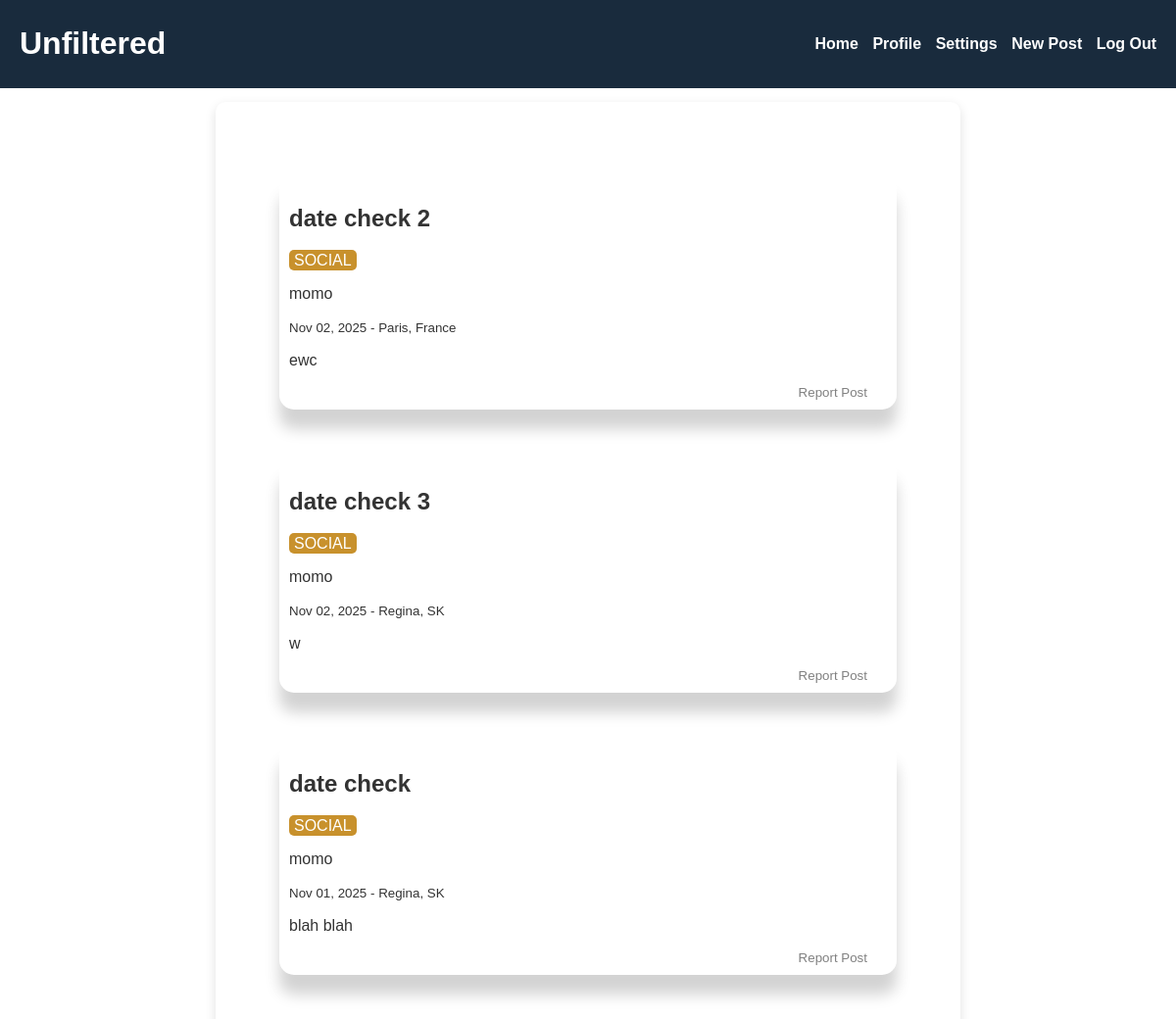
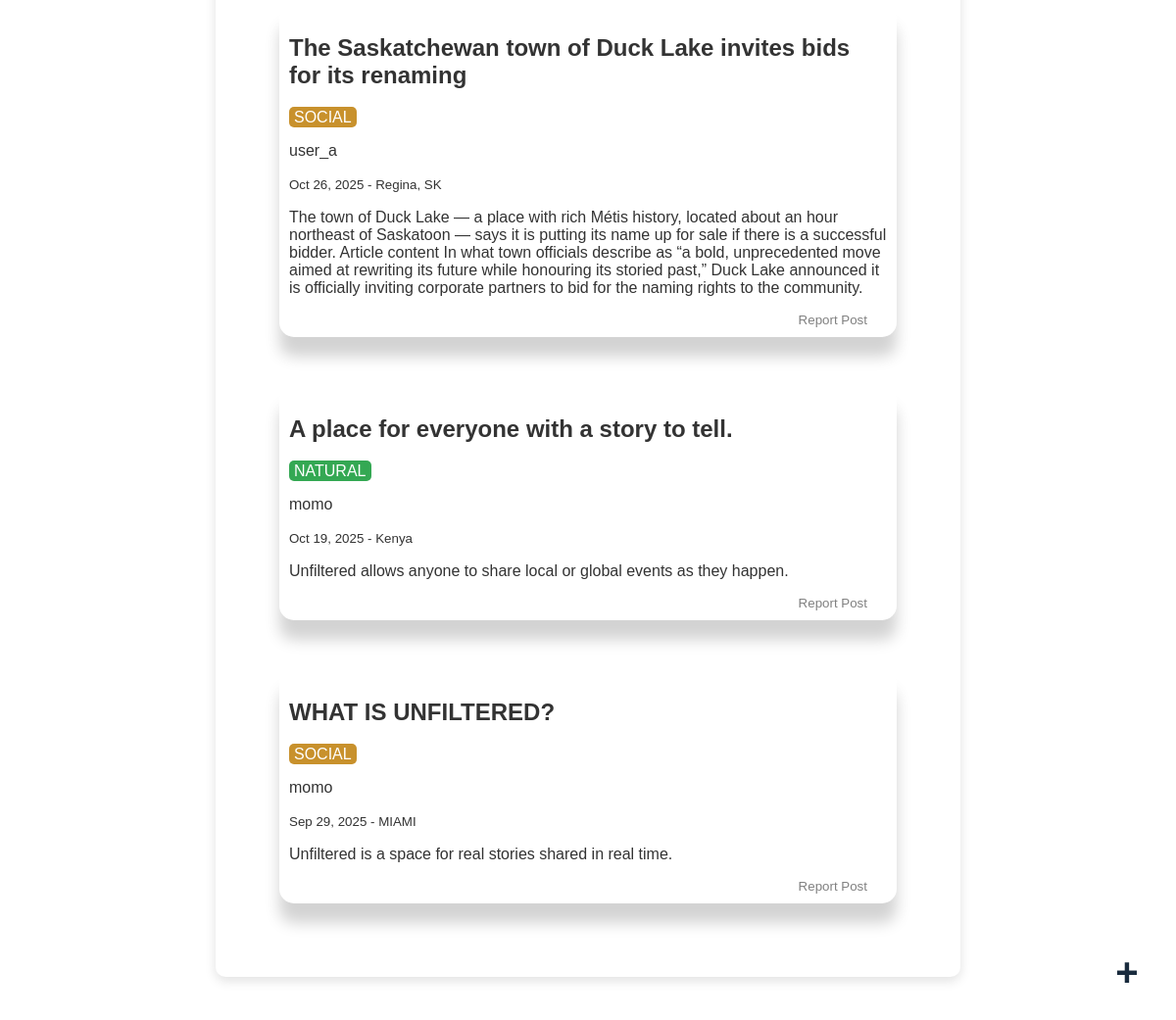
Screenshot of / (signed in) with the database file from the repository (2 pictures, top to bottom).
### posts/models.py (models this page shows, shortened)
class Post(models.Model):
    is_active = models.BooleanField(default=True)
    author = models.ForeignKey(User, on_delete=models.CASCADE)
    title = models.CharField(max_length=255, blank=True)
    description = models.TextField()
    date_time = models.DateTimeField(validators=[validate_past_or_present_datetime])
    location = models.CharField(max_length=100)
    TAG_CHOICES = [
        ('NATURAL', 'Natural'),
        ('SOCIAL', 'Social'),
        ('POLITICAL', 'Political'),
    ]
    tag = models.CharField(
        max_length=10,
        choices=TAG_CHOICES,
        default='SOCIAL',
    )

### posts/views.py (the view)
# urls.py: path("", home, name="home"),
def home(request):
    active_posts_query = Post.objects.filter(is_active=True).order_by('-date_time')
    posts_to_display = None
    if request.user.is_authenticated:
        posts_to_display = active_posts_query
    else:
        posts_to_display = active_posts_query[:6]
    context = {
        'posts': posts_to_display,
    }
    return render(request, 'posts/home.html', context)

### posts/templates/posts/home.html (shortened to what this page needs)
{% extends "posts/posts_base.html" %} {% load static %}  {% block content %} {% if user.is_authenticated %}
<div class="create-button">
  <a class="create" href="{% url 'posts:create_post' %}">+</a>
</div>
{% endif %}
<div class="post-container">
  {% if user.is_authenticated %} {% for post in posts %}
  <div class="post">
    <h2>{{ post.title }}</h2>
    <span class="tag tag-{{ post.tag|lower }}">{{ post.get_tag_display }}</span>
    <p>{{ post.author.username }}</p>
    <small>{{ post.date_time|date:"M d, Y" }} - {{post.location}}</small>
    <p>{{ post.description }}</p>
    <a href="{% url 'posts:report_post' post_id=post.id %}" class="report-link"
      >Report Post</a
    >
  </div>
  {% endfor %} {% endif %}
</div>
{% endblock content %}

### posts/static/posts/css/posts_style.css (style rules this page uses)
body { margin: 0; font-family: Arial, san-serif; background: white; color: #333; }
.post { margin: 50px 40px; background-color: white; padding: 10px; border-radius: 15px; box-shadow: 0px 20px 15px 0px lightgray; min-height: 150px; }
.tag { padding: 2px 5px; border-radius: 5px; color: white; font-weight: 200; text-transform: uppercase; margin-left: auto; }
.tag-social { background-color: rgb(200, 145, 44); }
.tag-natural { background-color: #34a853; }
.create-button, .create-button:visited, .create { color: #192b3d; width: 60px; height: 60px; border-radius: 50%; display: flex; justify-content: center; align-items: center; font-size: 40px; font-weight: bold; position: fixed; bottom: 20px; right: 20px; text-decoration: none; z-index: 1000; }
.report-link { text-decoration: none; color: grey; font-size: smaller; display: flex; justify-content: right; margin-right: 20px; }

### rows the page displays
Post: title "date check 2", tag "SOCIAL", author.username "momo", date_time "Nov 02, 2025", location "Paris, France", description "ewc"
Post: title "date check 3", tag "SOCIAL", author.username "momo", date_time "Nov 02, 2025", location "Regina, SK", description "w"
Post: title "date check", tag "SOCIAL", author.username "momo", date_time "Nov 01, 2025", location "Regina, SK", description "blah blah"
Post: title "The Saskatchewan town of Duck Lake invites bids for its renaming", tag "SOCIAL", author.username "user_a", date_time "Oct 26, 2025", location "Regina, SK", description "The town of Duck Lake — a place with rich Métis history, located about an hour northeast of Saskatoon — says it is putting its name up for sale if there is a successful bidder. Article content In what town officials describe as “a bold, unprecedented move aimed at rewriting its future while honouring its storied past,” Duck Lake announced it is officially inviting corporate partners to bid for the naming rights to the community."
Post: title "A place for everyone with a story to tell.", tag "NATURAL", author.username "momo", date_time "Oct 19, 2025", location "Kenya", description "Unfiltered allows anyone to share local or global events as they happen."
Post: title "WHAT IS UNFILTERED?", tag "SOCIAL", author.username "momo", date_time "Sep 29, 2025", location "MIAMI", description "Unfiltered is a space for real stories shared in real time."
